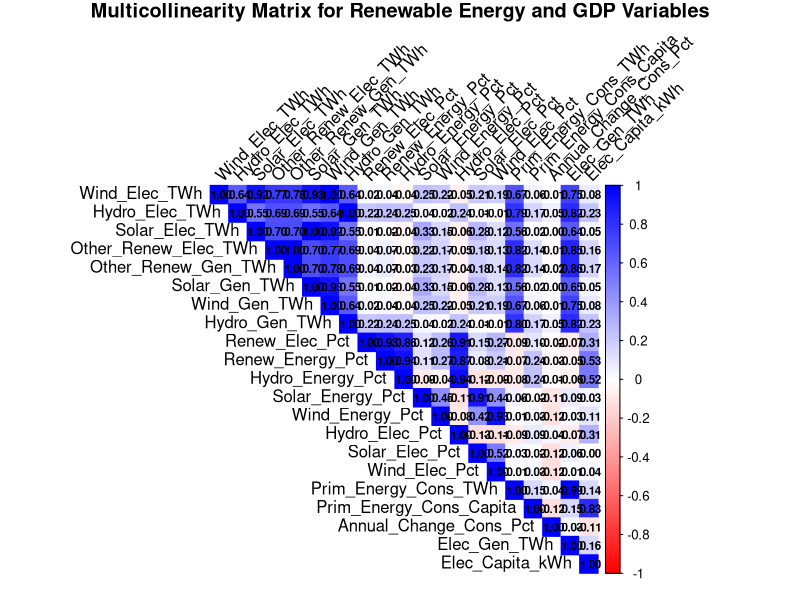

Write R code to recreate this figure.
# Load necessary libraries
library(dplyr)
library(corrplot)

# Load your data
data <- read.csv("master_data_with_gdp.csv")  # Replace with your actual file

# Select relevant columns for correlation
correlation_data <- data %>% select(Wind_Elec_TWh, Hydro_Elec_TWh, Solar_Elec_TWh, 
                                    Other_Renew_Elec_TWh, Other_Renew_Gen_TWh, Solar_Gen_TWh, 
                                    Wind_Gen_TWh, Hydro_Gen_TWh, Renew_Elec_Pct, Renew_Energy_Pct, 
                                    Hydro_Energy_Pct, Solar_Energy_Pct, Wind_Energy_Pct, 
                                    Hydro_Elec_Pct, Solar_Elec_Pct, Wind_Elec_Pct, 
                                    Prim_Energy_Cons_TWh, Prim_Energy_Cons_Capita, 
                                    Annual_Change_Cons_Pct, Elec_Gen_TWh, Elec_Capita_kWh)

# Calculate correlation matrix
cor_matrix <- cor(correlation_data, use = "complete.obs")

# Create a beautiful correlation plot
corrplot(cor_matrix, method = "color", type = "upper", 
         addCoef.col = "black",  # Add correlation coefficients
         tl.col = "black", tl.srt = 45,  # Text label color and rotation
         col = colorRampPalette(c("red", "white", "blue"))(200),  # Color palette
         title = "Multicollinearity Matrix for Renewable Energy and GDP Variables",
         mar = c(0, 0, 1, 0),  # Margins
         number.cex = 0.7)  # Adjust text size for coefficients

